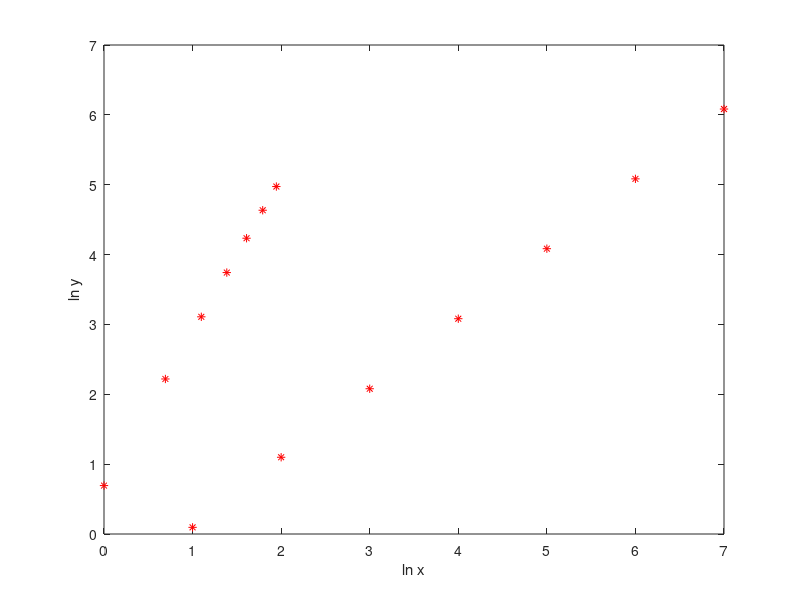

MATLAB code for this plot:
clear
clc

% define variables
x=[1 2 3 4 5 6 7]
y=[1.1 3.0 8.0 21.8 59.4 161.4 438.6] 

%change y to ln(y) for fitting 
ln_y=log(y)

%plot ln_y verses x
plot(x,ln_y,'r*')
xlabel('x')
ylabel('ln y')

%fit straight line through x and ln_y 
coeff=polyfit(x,ln_y,1)



hold on


clear







%log-log graph

% define variables
x=[1 2 3 4 5 6 7]
y=[2 9.2 22.4 42.2 69.0 103.0 144.6] 

%change y to ln(y) and x to ln(x) for fitting 
ln_y=log(y)
ln_x=log(x)

%plot ln_y verses ln_x
plot(ln_x,ln_y,'r*')
xlabel('ln x')
ylabel('ln y')

%fit straight line through ln_x and ln_y
coeff=polyfit(ln_x,ln_y,1)